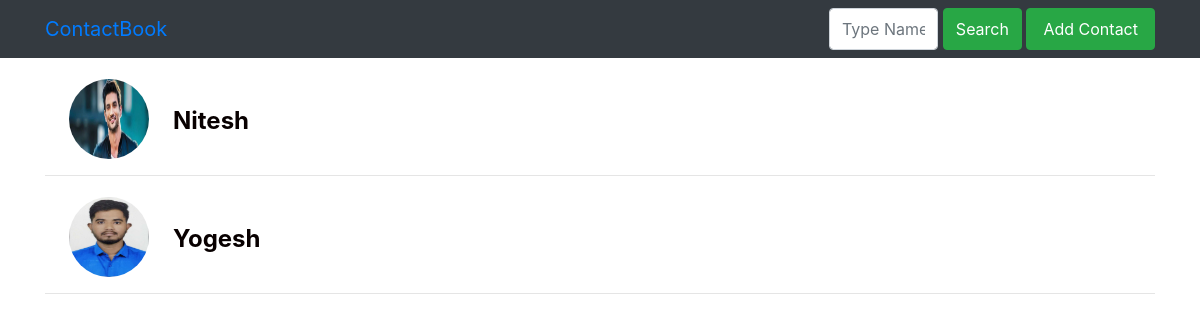
The page / on the database its author committed.
### contacts/models.py (models this page shows, shortened)
class Contact(models.Model):
    full_name = models.CharField(max_length=250)
    relationship = models.CharField(max_length=250)
    email = models.EmailField(max_length=254)
    imgs = models.ImageField(null=True, blank=false, upload_to="images/")
    phone_number = models.CharField(max_length=20)
    address = models.CharField(max_length=1000)

### contacts/views.py (the view)
# urls.py: path('', views.index, name='index'),
def index(request):
    contacts = Contact.objects.all()
    search_input = request.GET.get('search-area')
    if search_input:
        contacts = Contact.objects.filter(full_name__icontains=search_input)
    else:
        contacts = Contact.objects.all()
        search_input = ''
    return render(request, 'index.html', {'contacts': contacts, 'search_input': search_input})

### templates/index.html (shortened to what this page needs)
{% load static %}
<!DOCTYPE html>
<html>
<head>
	<link rel="stylesheet" type="text/css" href="{% static 'style.css' %}">
	<link rel="stylesheet" href="https://cdn.jsdelivr.net/npm/bootstrap@4.0.0/dist/css/bootstrap.min.css">
</head>
<body>
	<nav class="navbar navbar-expand-lg bg-dark">
		<div class="container">
		  <a class="navbar-brand" href="#">ContactBook</a>
		  <div class="collapse navbar-collapse" id="navbarSupportedContent">
			<form action="/" method="GET" class="search-bar d-flex" id='search-form'>
				<input type="search-name" class="contact-search rounded form-control me-2" name="search-area" placeholder="Type Name Here...." value={{search_input}}>&nbsp;
			<button onclick="document.getElementById('search-form').submit();" class="btn btn-success">Search</button>&nbsp;
			<a class="nav-link active btn btn-outline-success" aria-current="page" href="{% url 'add-contact'  %}">Add Contact</a>
			</form>
		  </div>
		</div>
	  </nav>
		<div class="container">
		<section class="contacts-library mt-3">
			<ul class="contacts-list">
				{% for contact in contacts reversed %}
				<a href="{% url 'profile' contact.id %}" style="text-decoration: none;">
					<div class="contact-section">
						<li class="list__item img_item">
							<img src="{{ contact.imgs.url | title }}" width="80px" height="80px" class="rounded-circle thumb" style="float: left;">
							<p class="contact-name mt-4 ml-4" style="float: right; font-weight: bolder; font-size:x-large;">{{ contact.full_name | title }}</p>
						</li>
					</div>
				</a>
				<hr>
				{% empty %}
				<h3 style="color:#fff;padding:20px;">No contacts found..</h3>
				{% endfor %}
			</ul>
		</section>
	</div>
</body>
</html>

### static/style.css (style rules this page uses)
* { margin: 0; padding: 0; box-sizing: border-box; }
.contacts-library { background: #fff; }
.contact-name { color: rgb(8, 0, 0); }
ul { width: 100%; }
.list__item { list-style: none; }
.contact-section { display: flex; justify-content: space-between; align-items: center; padding: 0 1.5em; transition: 0.5s; padding-top: 5px; }

### rows shown on the page
Contact: shows a picture, full_name "Nitesh"
Contact: shows a picture, full_name "Yogesh"
